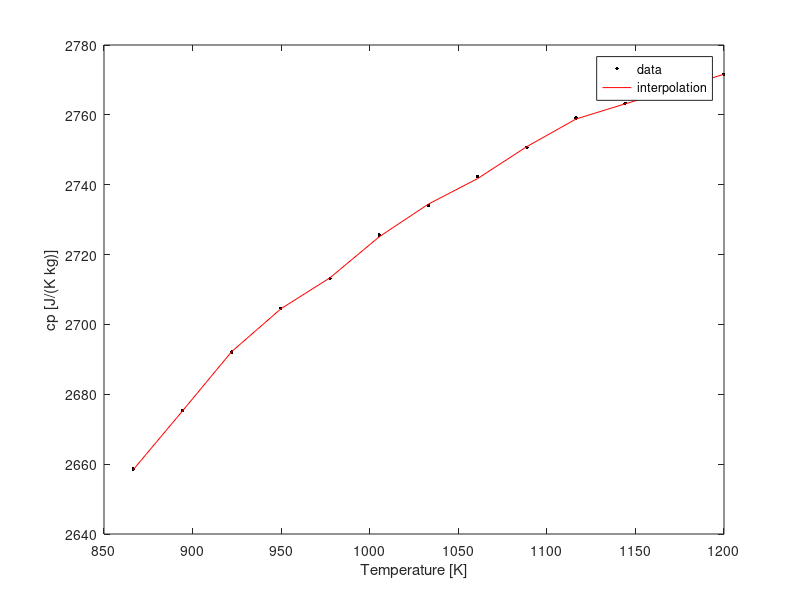
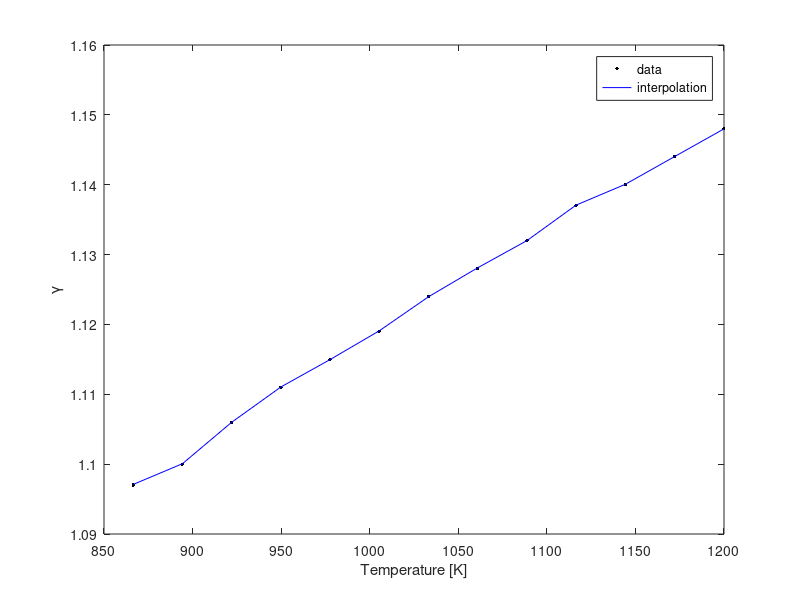
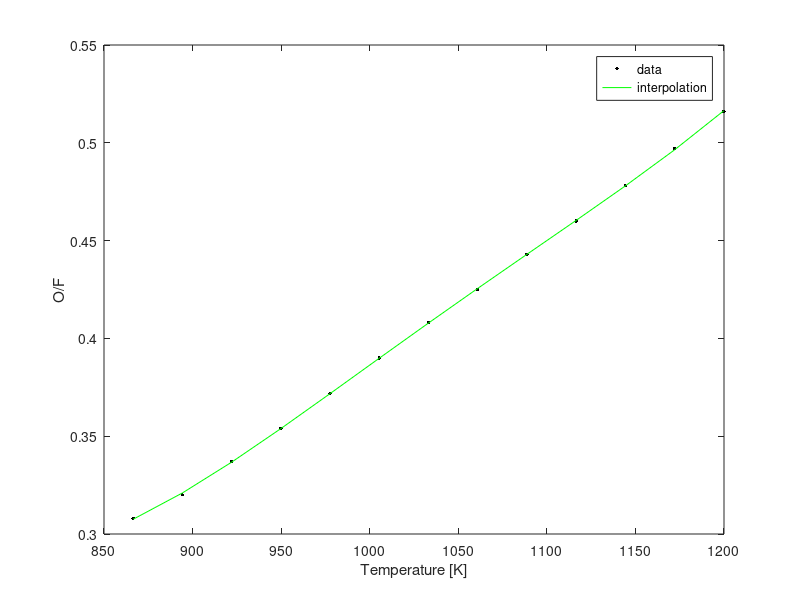

The MATLAB script that drew these images, in order:
clear
close all
clc

temperature = [866.48; 894.26; 922.039; 949.817; 977.59; 1005.37; 1033.15; 1060.93; 1088.71; 1116.48; 1144.26; 1172.04; 1199.82];
cp = [2658.62; 2675.36; 2692.11; 2704.67; 2713.05; 2725.61; 2733.98; 2742.35; 2750.73; 2759.10; 2763.29; 2767.47; 2771.66];
gamma = [1.097; 1.100; 1.106; 1.111; 1.115; 1.119; 1.124; 1.128; 1.132; 1.137; 1.140; 1.144; 1.148];
O_F = [0.308; 0.320; 0.337; 0.354; 0.372; 0.390; 0.408; 0.425; 0.443; 0.460; 0.478; 0.497; 0.516];

%% CP
figure
grid on;
grid minor;
plot(temperature, cp, '.k', 'MarkerSize', 8);
xlabel('Temperature [K]');
ylabel('cp [J/(K kg)]')
hold on

for i = 1:13
    poly = polyfit(temperature, cp, i);
    poly_cp = polyval(poly, temperature);
    [m(i), k(i)] = max(abs(poly_cp - cp));
end
poly = polyfit(temperature, cp, 11);
poly_cp = polyval(poly, temperature);
plot(temperature, poly_cp, 'red');
legend('data', 'interpolation');

%% GAMMA
figure
grid on;
grid minor;
plot(temperature, gamma, '.k', 'MarkerSize', 8);
xlabel('Temperature [K]');
ylabel('\gamma')
hold on

for i = 1:13
    poly = polyfit(temperature, gamma, i);
    poly_gamma = polyval(poly, temperature);
    [m(i), k(i)] = max(abs(poly_gamma - gamma));
end
poly = polyfit(temperature, gamma, 11);
poly_gamma = polyval(poly, temperature);
plot(temperature, poly_gamma, 'blue');
legend('data', 'interpolation');

%% O/F
figure
grid on;
grid minor;
plot(temperature, O_F, '.k', 'MarkerSize', 8);
xlabel('Temperature [K]');
ylabel('O/F')
hold on

for i = 1:13
    poly = polyfit(temperature, O_F, i);
    poly_OF = polyval(poly, temperature);
    [m(i), k(i)] = max(abs(poly_OF - O_F));
end
poly = polyfit(temperature, O_F, 4);
poly_OF = polyval(poly, temperature);
plot(temperature, poly_OF, 'green');
legend('data', 'interpolation');

%% F1
cp_F1 = polyval(polyfit(temperature, cp, 11), 1062);
gamma_F1 = polyval(polyfit(temperature, gamma, 11), 1062);
OF_F1 = polyval(polyfit(temperature, O_F, 4), 1062);